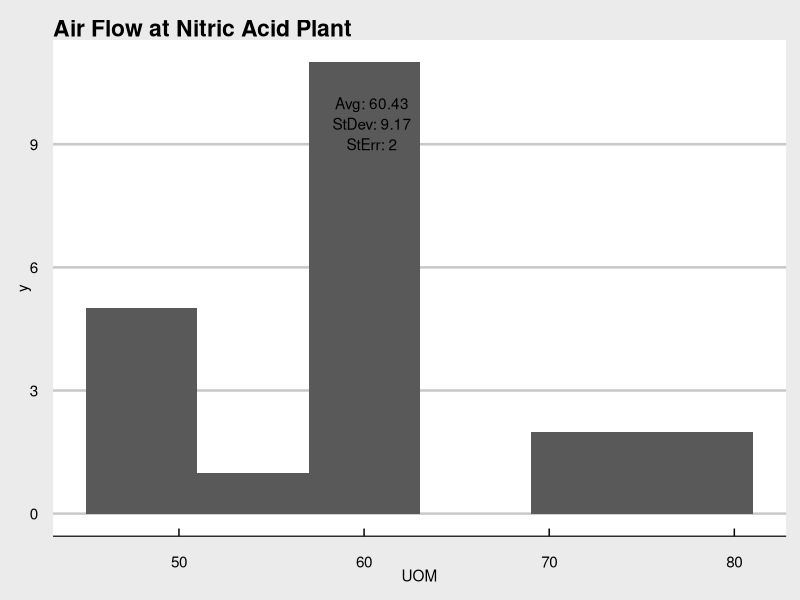
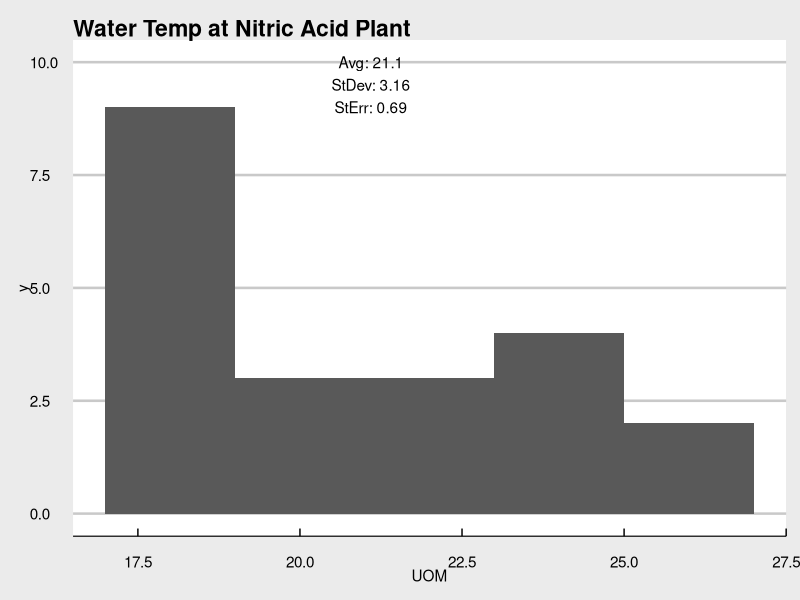
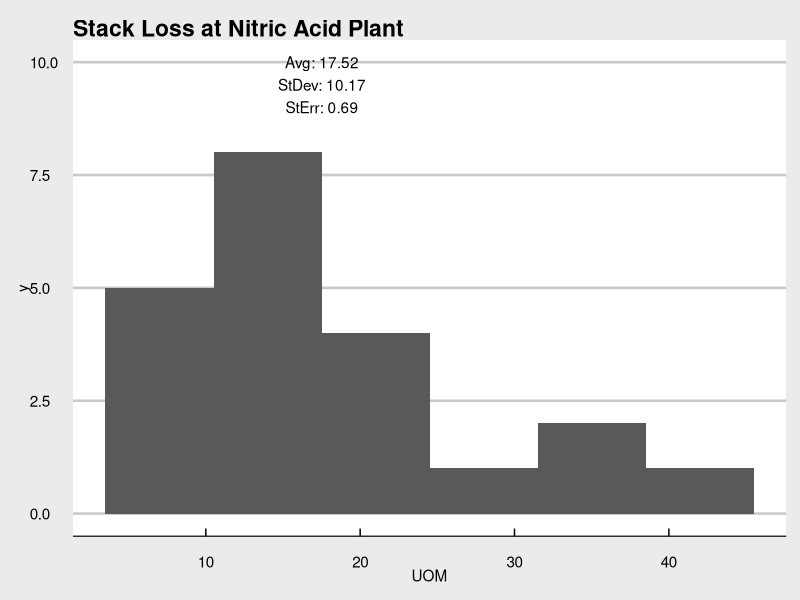
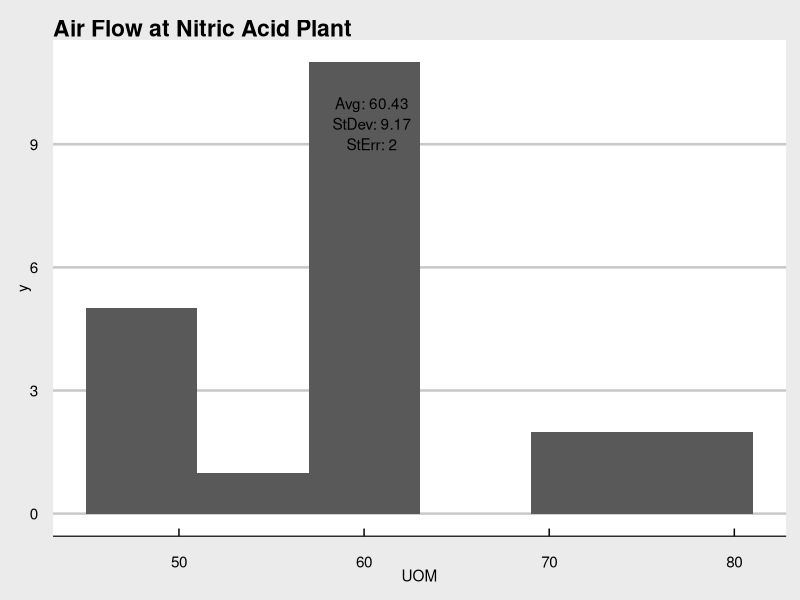
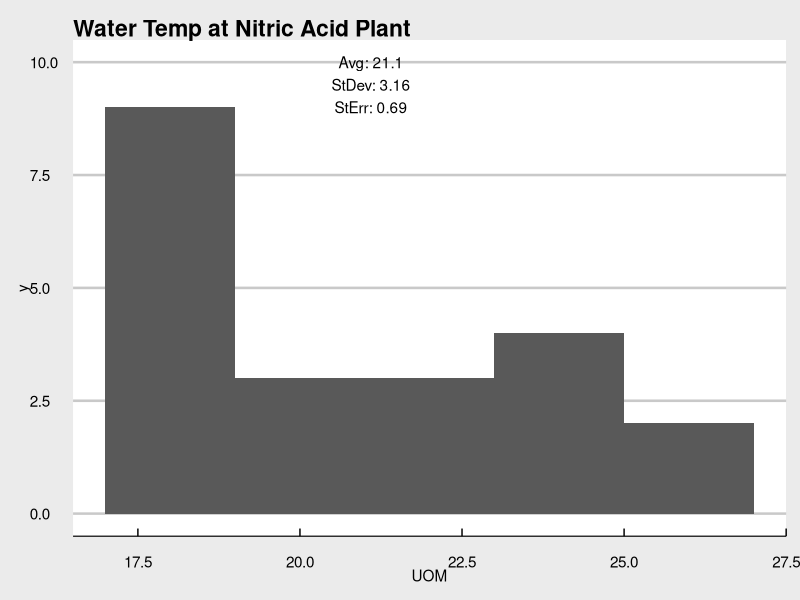
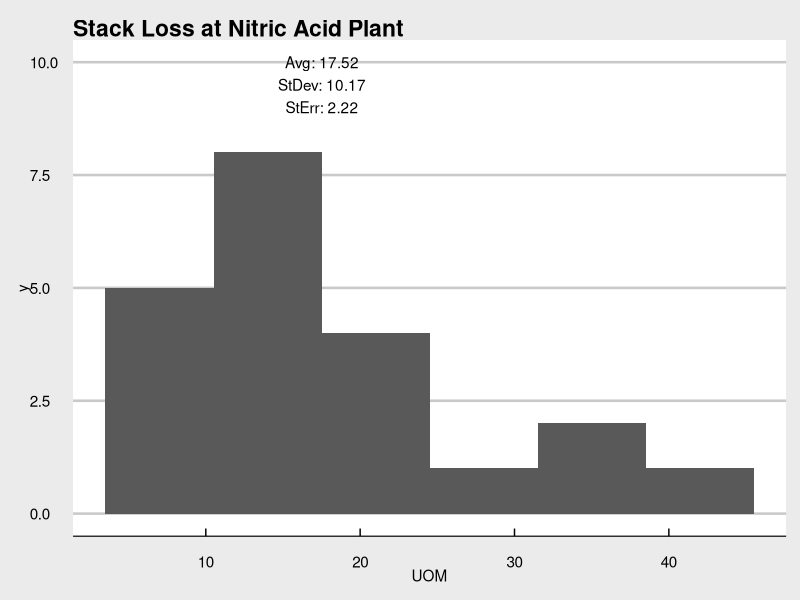
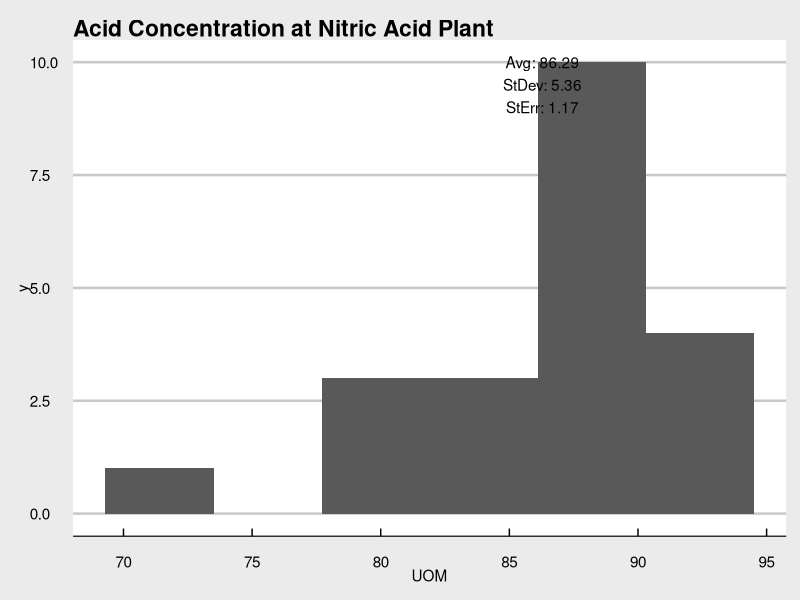

Recreate these plots in R, in order.
## ---- chunk 1
#load libraries
library(tidyverse)
library(ggplot2)
library(ggthemes)
library(datasets) # for this example we'll use the stackloss data

#air flow at nitric acid plant
#calculate stats for air flow
airflow_avg <- mean(stackloss$Air.Flow)
airflow_sd <- sd(stackloss$Air.Flow)
airflow_se <- airflow_sd/sqrt(length(stackloss$Air.Flow))

#plot a histogram of air flow w/ select stats in text boxes
airflow_hist <- ggplot(data = stackloss, mapping = aes(stackloss$Air.Flow)) +
    geom_histogram(bins=6) +
    xlab("UOM") +
    ggtitle("Air Flow at Nitric Acid Plant") +
    annotate("text", x=airflow_avg, y=10, label= paste("Avg: ", round(airflow_avg, 2), sep="" )) +
    annotate("text", x=airflow_avg, y=9.5, label= paste("StDev: ", round(airflow_sd, 2), sep="" )) +
    annotate("text", x=airflow_avg, y=9, label= paste("StErr: ", round(airflow_se, 2), sep="")) +
    theme_economist_white(gray_bg=TRUE) + scale_colour_economist() +
    theme(legend.position = "none")  

airflow_hist

#water temp at nitric acid plant
#calculate stats for water temp
watertemp_avg <- mean(stackloss$Water.Temp)
watertemp_sd <- sd(stackloss$Water.Temp)
watertemp_se <- watertemp_sd/sqrt(length(stackloss$Water.Temp))

#plot a histogram of water temp w/ select stats in text boxes
watertemp_hist <- ggplot(data = stackloss, mapping = aes(stackloss$Water.Temp)) +
    geom_histogram(bins=6) +
    xlab("UOM") +
    ggtitle("Water Temp at Nitric Acid Plant") +
    annotate("text", x=watertemp_avg, y=10, label= paste("Avg: ", round(watertemp_avg, 2), sep="" )) +
    annotate("text", x=watertemp_avg, y=9.5, label= paste("StDev: ", round(watertemp_sd, 2), sep="" )) +
    annotate("text", x=watertemp_avg, y=9, label= paste("StErr: ", round(watertemp_se, 2), sep="")) +
    theme_economist_white(gray_bg=TRUE) + scale_colour_economist() +
    theme(legend.position = "none")  

watertemp_hist

#stack loss at nitric acid plant
#calculate stats for stack loss
stackloss_avg <- mean(stackloss$stack.loss)
stackloss_sd <- sd(stackloss$stack.loss)
stackloss_se <- watertemp_sd/sqrt(length(stackloss$stack.loss))

#plot a histogram of stack loss w/ select stats in text boxes
stackloss_hist <- ggplot(data = stackloss, mapping = aes(stackloss$stack.loss)) +
    geom_histogram(bins=6) +
    xlab("UOM") +
    ggtitle("Stack Loss at Nitric Acid Plant") +
    annotate("text", x=stackloss_avg, y=10, label= paste("Avg: ", round(stackloss_avg, 2), sep="" )) +
    annotate("text", x=stackloss_avg, y=9.5, label= paste("StDev: ", round(stackloss_sd, 2), sep="" )) +
    annotate("text", x=stackloss_avg, y=9, label= paste("StErr: ", round(stackloss_se, 2), sep="")) +
    theme_economist_white(gray_bg=TRUE) + scale_colour_economist() +
    theme(legend.position = "none")  

stackloss_hist


## ---- chunk 2
#load libraries
library(tidyverse)
library(ggplot2)
library(ggthemes)
library(datasets) # for this example we'll use the stackloss data

# function to create a histogram plot with summary statistics in text boxes
# function inputs: dataframe, data, histogram title
# function output: histogram with select stats in text boxes
histogram_statlabels <- function(xdf, xdata, hist_title) {
  #calculate relevant statistics
  xdata_avg <- mean(xdata)
  xdata_sd <- sd(xdata)
  xdata_se <- xdata_sd/sqrt(length(xdata))
  
  #plot a histogram of data w/ select stats in text boxes
  xdata_hist <- ggplot(data = xdf, mapping = aes(xdata)) +
    geom_histogram(bins=6) +
    xlab("UOM") +
    ggtitle(hist_title) +
    annotate("text", x=xdata_avg, y=10, label= paste("Avg: ", round(xdata_avg, 2), sep="" )) +
    annotate("text", x=xdata_avg, y=9.5, label= paste("StDev: ", round(xdata_sd, 2), sep="" )) +
    annotate("text", x=xdata_avg, y=9, label= paste("StErr: ", round(xdata_se, 2), sep="")) +
    theme_economist_white(gray_bg=TRUE) + scale_colour_economist() +
    theme(legend.position = "none")  

  xdata_hist
}

#create air flow histogram
histogram_statlabels(stackloss, stackloss$Air.Flow, "Air Flow at Nitric Acid Plant")
#create water temp histogram
histogram_statlabels(stackloss, stackloss$Water.Temp, "Water Temp at Nitric Acid Plant")
# create stack loss histogram
histogram_statlabels(stackloss, stackloss$stack.loss, "Stack Loss at Nitric Acid Plant")

## ---- chunk 3
#create acid concentration histogram
histogram_statlabels(stackloss, stackloss$Acid.Conc., "Acid Concentration at Nitric Acid Plant")
